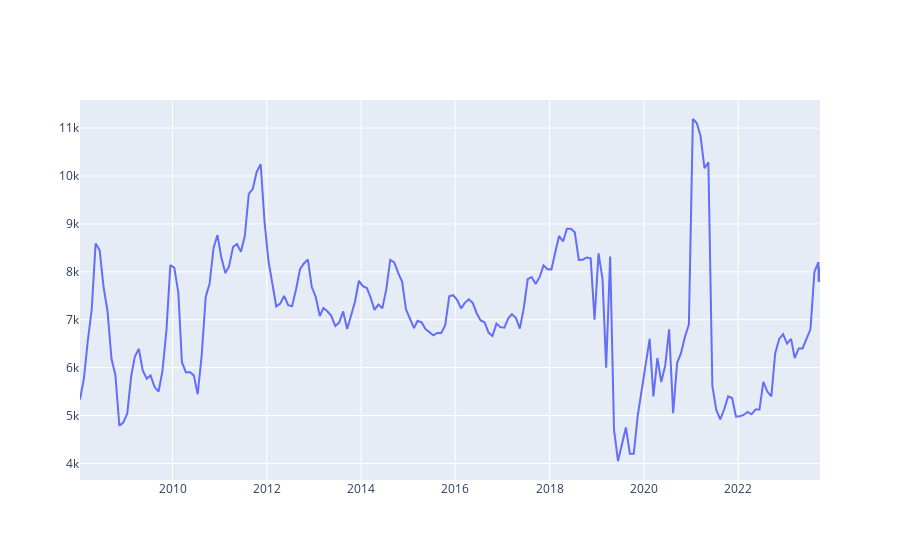

The notebook cell this image was saved under:
### Code cell
import plotly.express as px
import plotly.graph_objects as go

fig = go.Figure()
dt = df_gasolinePrices_pre.copy()
fig.add_trace(go.Scatter(x=dt.index, y=dt['price'], marker=dict(
            color=['LightSkyBlue' if x < len(df) else 'Red' for x in range(len(df_gasolinePrices_pre))],
            size=20,
            line=dict(
                color=['LightSkyBlue' if x < len(df) else 'Red' for x in range(len(df_gasolinePrices_pre))],
                width=2
            )
        ), name="Close", mode="lines"))

fig.show()

### Figure 1 — Plotly figure (JSON) as saved in the notebook; plotly's stock layout.template omitted (floating-point values rounded to 4 significant figures; data arrays with more than 128 entries replaced by an {"elided": "..."} marker saying what was removed)
{"data": [{"marker": {"color": {"elided": "201 str values"}, "line": {"color": {"elided": "201 str values"}, "width": 2}, "size": 20}, "mode": "lines", "name": "Close", "type": "scatter", "x": {"elided": "201 str values"}, "y": {"elided": "201 float values"}}], "layout": {}}
